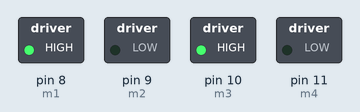
Bench run of a sketch on a simulated Arduino Uno, built with avr-gcc and run on an emulated ATmega328P. Shown: switched loads named in the sketch (green lamp = pin HIGH). What the sketch prints to the serial monitor is not drawn.

Above: at 0.1 s.
Timing chart, 0 to 1.6 s (numbered marks = the images above):
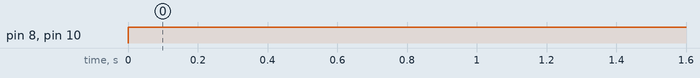

Measured:
- by itself, pin 8 (m1), pin 10 (m3): LOW → HIGH at 0.00 s

The sketch:

Motor_test.ino
```cpp
int m1=8,m2=9,m3=10,m4=11;
void setup() {
  // put your setup code here, to run once:
  pinMode(m1,OUTPUT);
  pinMode(m2,OUTPUT);
  pinMode(m3,OUTPUT);
  pinMode(m4,OUTPUT);
  Serial.begin(9600);
}

void loop() {
  // put your main code here, to run repeatedly:
  Serial.print("Moving FORWARD");
  digitalWrite(m1,HIGH);
  digitalWrite(m2,LOW);
  digitalWrite(m3,HIGH);
  digitalWrite(m4,LOW);
//  for(int i = 0;i < 60; i++){
//    delay(1000);
//  }
}
```
